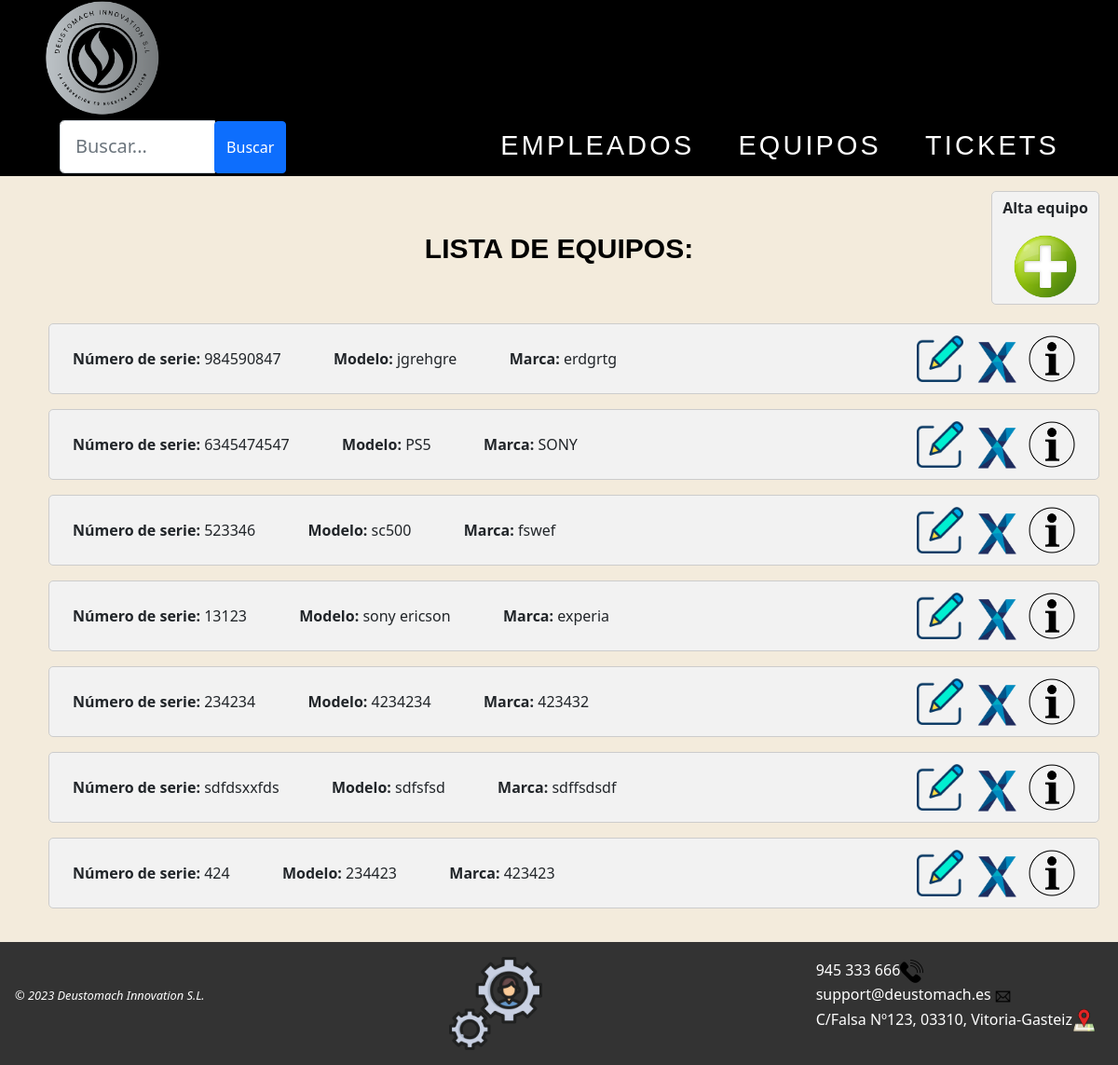
The app's page /AppWeb/listadoEquipos/, older data.
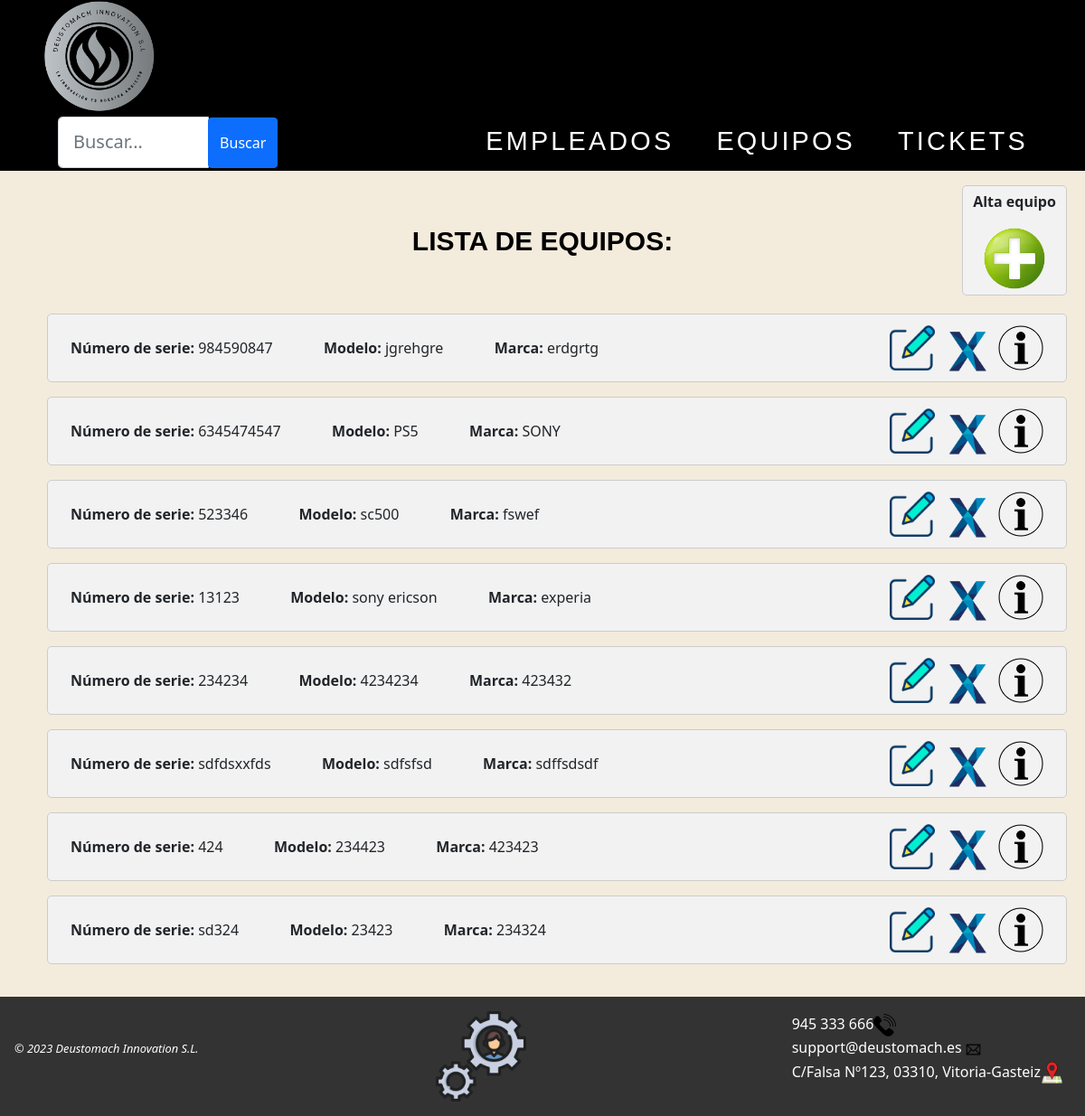
The same page, newer data.
### AppWeb/models.py (models this page shows, shortened)
class Equipo(models.Model):
    nserie = models.CharField(max_length=20, unique=True)
    modelo = models.CharField(max_length=50)
    marca = models.CharField(max_length=30)
    tipo = models.CharField(max_length=20)
    fechaAdquisicion = models.DateField(null=True, blank=True)
    fechaPuestaMarcha = models.DateField(null=True, blank=True)
    provNombre = models.CharField(max_length=30)
    provTelefono = models.IntegerField(default=0)
    planta = models.CharField(max_length=15)

### AppWeb/views.py (the view)
# urls.py: path('AppWeb/listadoEquipos/', views.ListaEquipo.as_view(), name='listado-equipo'),
class ListaEquipo(ListView):
    model = Equipo
    template_name = 'listadoEquipos.html'
    context_object_name = 'equipos'
    def get_queryset(self):
        queryset = super().get_queryset()
        busqueda = self.request.GET.get("buscar")
        if busqueda:
            queryset = queryset.filter(
                Q(nserie__icontains=busqueda) |
                Q(modelo__icontains=busqueda) |
                Q(marca__icontains=busqueda)
            ).distinct()
        return queryset

### AppWeb/Templates/listadoEquipos.html (shortened to what this page needs)
{% extends "homeEquipos.html" %}
{% load static %}
{% block contenido %}
<div class="contenido">
    <div id="totalalta">
        <div id="titulos">
            <h1>LISTA DE EQUIPOS:</h1>
        </div>
        <div id="mas">
            <p><b>Alta equipo</b></p>
            <a href="{% url 'gestion:crear-equipo' %}"><img class="centrado" src="{% static 'images/añadirusr.png' %}"
                    width="70px" title="Crear un empleado nuevo"></a>
        </div>
        {% if object_list %}
        {% for eq in object_list %}
        <ul>
            <div class="objetos">
                <span><b>Número de serie: </b>{{eq.nserie}}</span> &emsp;&emsp;&emsp;
                <b>Modelo: </b>{{eq.modelo}}</span> &emsp;&emsp;&emsp;
                <b>Marca: </b>{{eq.marca}}</span>
                <a id="objetos1" href="{% url 'gestion:detalle-equipo' eq.id %}"><img
                        src="{% static 'images/info.png' %}" title="Pulsa para ver los detalles del equipo"
                        width="50px"></a>
                <a id="objetos1" href="{% url 'gestion:borrar-equipo' eq.id %}"><img
                        src="{% static 'images/delete.png' %}" title="Haz clic para eliminar el equipo"
                        width="50px"></a>
                <a id="objetos1" href="{% url 'gestion:modificar-equipo' eq.id %}"><img
                        src="{% static 'images/editar.png' %}" title="Haz clic para editar este equipo"
                        width="50px"></a>
            </div>
        </ul>
        {% endfor %}
        {% else %}
        <h1>No hay equipos disponibles</h1>
        {% endif %}
    </div>
    {% endblock %}

### AppWeb/Templates/homeEquipos.html (shortened to what this page needs)
{% load static %}
<!DOCTYPE html>
<html lang="en">
<head>
    <link href="https://cdn.jsdelivr.net/npm/bootstrap@5.1.3/dist/css/bootstrap.min.css" rel="stylesheet"
>
    <link rel="stylesheet" href="{% static 'css/Estilo.css' %}">
</head>
<body>
    <header>
        <nav class="navbar">
            <a href="{% url 'gestion:listado-empleado' %}"><img class="logo" src="{% static 'images/LOGO.png' %}"
                    title="Logo de la empresa" alt="Logo"></a>
            <ul class="nav-menu">
                {% block buscador %}
                <form class="d-none d-sm-inline-block form-inline mr-auto ml-md-3 my-2 my-md-0 mw-100 navbar-search"
                    method="GET">
                    <div class="input-group">
                        <input type="text" class="form-control form-control-lg" placeholder="Buscar..."
                            name="buscar" value="{{ request.GET.buscar }}">
                        <div>
                            <button class="btn btn-primary btn-block, guardar1" type="submit">Buscar
                            </button>
                        </div>
                    </div>
                </form>
                {% endblock buscador %}
                <div class="enlaces">
                    <li><a class="nav-link" href="{% url 'gestion:listado-empleado' %}">Empleados</a>
                    </li>
                    <li><a class="nav-link" href="{% url 'gestion:listado-equipo' %}" class="active">Equipos</a></li>
                    <li><a class="nav-link" href="{% url 'gestion:listado-ticket' %}">Tickets</a></li>
                </div>
            </ul>
        </nav>
    </header>
    <main class="main">
        {% block contenido %} {% endblock %}
    </main>
    <footer>
        <div class="piePagina">
            <p id="proteccion"><em>© 2023 Deustomach Innovation S.L.</em></p>
            <a id="admin" href="http://127.0.0.1:8000/admin/"><img id="logo_admin" src="{% static 'images/admin.png' %}" title="Administration"></a>
            <ul id="otros">
                <li>945 333 666<img class="logoInferior" src="{% static 'images/tlf.png' %}" title="imagen de un teléfono"></a></li>
                <li>support@deustomach.es<img class="logoInferior" src="{% static 'images/mail.png' %}" title="imagen de un mail"></a></li>
                <li>C/Falsa Nº123, 03310, Vitoria-Gasteiz<img class="logoInferior" src="{% static 'images/mapa.png' %}" title="imagen de un mapa"></a></li>
            </ul>
        </div>
    </footer>
</body>
</html>

### AppWeb/static/css/Estilo.css (style rules this page uses)
.navbar { background-color: black; padding: 0 2rem; }
.nav-menu { display: flex; list-style: none; gap: 1.5rem; align-items: center; }
.nav-link { font-family: sans-serif; font-size: 1.8rem; text-decoration: none; color: white; letter-spacing: 0.2rem; }
.nav-link::after { content: ''; display: block; width: 0; height: 2px; background: #C1BDB3; transition: width .3s; }
.logo { width: 150px; object-fit: contain; }
header nav { display: flex; text-decoration: none; }
img { max-width: 100%; height: auto; }
body { background-color: #f3ebdc; position: relative; display: flex; flex-direction: column; min-height: 100vh; }
#totalalta { display: inline; margin-top: auto; }
#titulos { margin-top: 40px; margin-bottom: -100px; }
#mas { margin-left: auto; margin-right: 0; margin-bottom: 20px; padding: 5px; background-color: #f2f2f2; border-radius: 5px; border: 1px solid #ccc; max-width: 10%; text-align: center; }
nav ul { display: flex; justify-content: right; margin: 0%; margin-bottom: 0px; }
nav ul li { list-style: none; margin-bottom: 0px; }
nav ul li a { font-family: cursive; display: block; margin-right: 15px; padding: 0 40px; text-decoration: wavy; text-transform: uppercase; line-height: 45px; margin-bottom: 0px; color: black; }
.enlaces { display: flex; align-items: right; }
footer { background-color: #333; color: #fff; margin-top: auto; }
.piePagina { display: flex; justify-content: space-between; align-items: center; padding: 1rem; }
#proteccion { font-size: 0.8rem; }
.logoInferior { width: 25px; height: 25px; margin-right: 0.5rem; }
#logo_admin { width: 100px; }
#otros { list-style: none; }
button { background-color: #005CA9; color: #fff; font-size: 18px; padding: 10px 20px; margin-top: 10px; border: none; border-radius: 5px; cursor: pointer; transition: all 0.3s ease; }
.contenido { margin: 0 auto; max-width: 1400px; padding: 20px; }
h1 { font-weight: 700; color: black; font-family: sans-serif; font-size: 30px; text-align: center; margin-bottom: 20px; }
#objetos1 { margin-left: 10px; margin-top: -13px; float: right; }
.objetos { justify-content: space-between; background-color: #f2f2f2; padding: 25px; border-radius: 5px; border: 1px solid #ccc; }
form { flex-direction: column; align-items: center; margin-top: 20px; }
a { color: white; text-decoration: none; }
.input-group .btn { position: relative; z-index: 2; margin-top:1px; padding-top: 15px; padding-bottom: 15px; margin-right: 190px; }

Row changes from the older to the newer data that the page shows:
added Equipo: nserie "sd324", modelo "23423", marca "234324"
